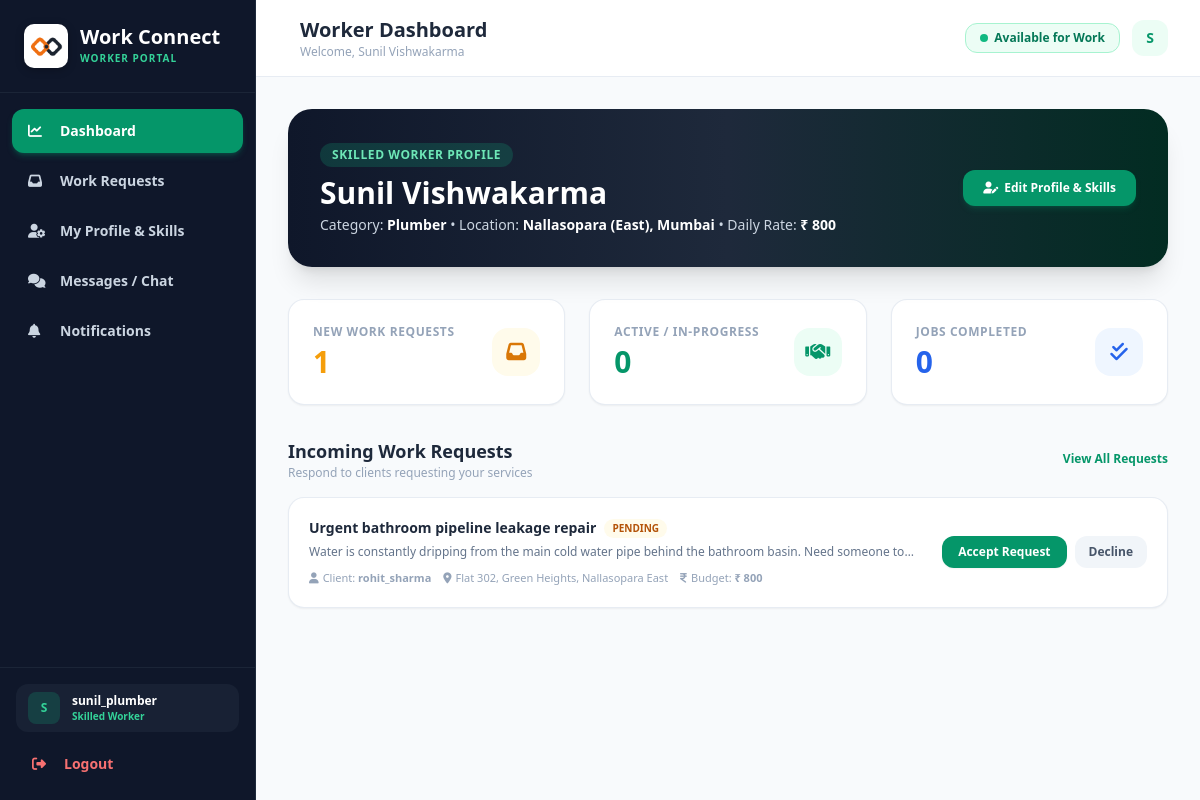
The page /worker/dashboard.php (signed in) on the database its author committed.
### tables this page shows
CREATE TABLE `worker_profiles` (
  `user_id` int(11) NOT NULL,
  `full_name` varchar(255) DEFAULT NULL,
  `category_id` int(11) DEFAULT NULL,
  `skills` text DEFAULT NULL,
  `experience_years` int(11) NOT NULL DEFAULT 1,
  `experience_details` text DEFAULT NULL,
  `location` varchar(255) DEFAULT NULL,
  `availability` enum('available','busy','unavailable') NOT NULL DEFAULT 'available',
  `daily_rate` varchar(100) DEFAULT NULL,
  `hourly_rate` varchar(100) DEFAULT NULL,
  `phone` varchar(30) DEFAULT NULL,
  `bio` text DEFAULT NULL,
  `rating` decimal(3,2) NOT NULL DEFAULT 5.00,
  `created_at` timestamp NOT NULL DEFAULT current_timestamp(),
  PRIMARY KEY (`user_id`),
  KEY `category_id` (`category_id`),
  CONSTRAINT `fk_worker_category` FOREIGN KEY (`category_id`) REFERENCES `categories` (`id`) ON DELETE SET NULL,
  CONSTRAINT `fk_worker_user` FOREIGN KEY (`user_id`) REFERENCES `users` (`id`) ON DELETE CASCADE
);

CREATE TABLE `categories` (
  `id` int(11) NOT NULL AUTO_INCREMENT,
  `name` varchar(100) NOT NULL,
  `icon` varchar(50) NOT NULL DEFAULT 'fa-tools',
  `description` text DEFAULT NULL,
  `created_at` timestamp NOT NULL DEFAULT current_timestamp(),
  PRIMARY KEY (`id`),
  UNIQUE KEY `name` (`name`)
);

CREATE TABLE `work_requests` (
  `id` int(11) NOT NULL AUTO_INCREMENT,
  `user_id` int(11) NOT NULL,
  `worker_id` int(11) NOT NULL,
  `category_id` int(11) DEFAULT NULL,
  `title` varchar(255) NOT NULL,
  `description` text NOT NULL,
  `location` varchar(255) NOT NULL,
  `work_date` date DEFAULT NULL,
  `budget` varchar(100) DEFAULT NULL,
  `status` enum('pending','accepted','rejected','completed') NOT NULL DEFAULT 'pending',
  `created_at` timestamp NOT NULL DEFAULT current_timestamp(),
  PRIMARY KEY (`id`),
  KEY `user_id` (`user_id`),
  KEY `worker_id` (`worker_id`),
  KEY `category_id` (`category_id`),
  CONSTRAINT `fk_req_category` FOREIGN KEY (`category_id`) REFERENCES `categories` (`id`) ON DELETE SET NULL,
  CONSTRAINT `fk_req_user` FOREIGN KEY (`user_id`) REFERENCES `users` (`id`) ON DELETE CASCADE,
  CONSTRAINT `fk_req_worker` FOREIGN KEY (`worker_id`) REFERENCES `users` (`id`) ON DELETE CASCADE
);

CREATE TABLE `users` (
  `id` int(11) NOT NULL AUTO_INCREMENT,
  `username` varchar(100) NOT NULL,
  `email` varchar(150) NOT NULL,
  `password` varchar(255) NOT NULL,
  `role_id` int(11) NOT NULL,
  `created_at` timestamp NOT NULL DEFAULT current_timestamp(),
  PRIMARY KEY (`id`),
  UNIQUE KEY `username` (`username`),
  UNIQUE KEY `email` (`email`),
  KEY `role_id` (`role_id`),
  CONSTRAINT `users_ibfk_1` FOREIGN KEY (`role_id`) REFERENCES `roles` (`id`)
);

### worker/dashboard.php (the view, shortened to what this page needs)
<?php
require_once '../includes/db_connect.php';
$worker_id = $_SESSION['user_id'];
$stmtProfile = $pdo->prepare("
    SELECT wp.*, c.name as category_name, c.icon as category_icon, u.username, u.email
    FROM users u
    LEFT JOIN worker_profiles wp ON u.id = wp.user_id
    LEFT JOIN categories c ON wp.category_id = c.id
    WHERE u.id = ?
");
$stmtProfile->execute([$worker_id]);
$profile = $stmtProfile->fetch();
$stmt_pending = $pdo->prepare("SELECT COUNT(*) FROM work_requests WHERE worker_id = ? AND status = 'pending'");
$stmt_pending->execute([$worker_id]);
$pending_count = $stmt_pending->fetchColumn();
$stmt_accepted = $pdo->prepare("SELECT COUNT(*) FROM work_requests WHERE worker_id = ? AND status = 'accepted'");
$stmt_accepted->execute([$worker_id]);
$accepted_count = $stmt_accepted->fetchColumn();
$stmt_completed = $pdo->prepare("SELECT COUNT(*) FROM work_requests WHERE worker_id = ? AND status = 'completed'");
$stmt_completed->execute([$worker_id]);
$completed_count = $stmt_completed->fetchColumn();
$stmtRecent = $pdo->prepare("
    SELECT wr.*, u.username as client_name, u.email as client_email
    FROM work_requests wr
    JOIN users u ON wr.user_id = u.id
    WHERE wr.worker_id = ?
    ORDER BY wr.created_at DESC LIMIT 5
");
$stmtRecent->execute([$worker_id]);
$recent_requests = $stmtRecent->fetchAll();
?>
<!DOCTYPE html>
<html lang="en">
<head>
    <script src="https://cdn.tailwindcss.com"></script>
    <link rel="stylesheet" href="https://cdnjs.cloudflare.com/ajax/libs/font-awesome/6.5.1/css/all.min.css">
</head>
<body class="bg-slate-50 font-sans">
<div class="flex h-screen overflow-hidden">
    <?php include '../includes/worker_sidebar.php'; ?>
    <div class="flex-1 flex flex-col overflow-y-auto">
        <header class="bg-white border-b border-slate-200/80 p-4 md:px-8 flex justify-between items-center sticky top-0 z-20">
            <div class="flex items-center space-x-3">
                <div>
                    <h2 class="text-lg md:text-xl font-bold text-slate-800">Worker Dashboard</h2>
                    <p class="text-xs text-slate-400">Welcome, <?php echo htmlspecialchars($profile['full_name'] ?: $_SESSION['username']); ?></p>
                </div>
            </div>
            <div class="flex items-center space-x-3">
                <form method="POST" class="inline">
                    <button type="submit" class="px-3.5 py-1.5 rounded-xl text-xs font-bold transition-all border flex items-center space-x-1.5
                        <?php echo ($profile['availability'] === 'available') ? 'bg-emerald-50 text-emerald-700 border-emerald-200 hover:bg-emerald-100' : 'bg-amber-50 text-amber-700 border-amber-200 hover:bg-amber-100'; ?>">
                        <span class="w-2 h-2 rounded-full <?php echo ($profile['availability'] === 'available') ? 'bg-emerald-500 animate-pulse' : 'bg-amber-500'; ?>"></span>
                        <span><?php echo ($profile['availability'] === 'available') ? 'Available for Work' : 'Currently Busy'; ?></span>
                    </button>
                </form>
                <div class="w-9 h-9 rounded-xl bg-emerald-50 text-emerald-600 font-bold flex items-center justify-center text-sm">
                    <?php echo strtoupper(substr($_SESSION['username'] ?? 'W', 0, 1)); ?>
                </div>
            </div>
        </header>
        <div class="p-4 md:p-8 space-y-8 max-w-7xl mx-auto w-full">
            <div class="bg-gradient-to-r from-slate-900 via-slate-800 to-emerald-950 rounded-3xl p-6 md:p-8 text-white shadow-xl relative overflow-hidden flex flex-col md:flex-row justify-between items-start md:items-center gap-6">
                <div class="relative z-10 max-w-xl">
                    <span class="inline-block px-3 py-1 bg-emerald-500/20 text-emerald-300 rounded-full text-xs font-bold uppercase tracking-wider mb-2">
                        Skilled Worker Profile
                    </span>
                    <h1 class="text-2xl md:text-3xl font-bold">
                        <?php echo htmlspecialchars($profile['full_name'] ?: $_SESSION['username']); ?>
                    </h1>
                    <p class="text-xs md:text-sm text-slate-300 mt-1">
                        Category: <strong class="text-white"><?php echo htmlspecialchars($profile['category_name'] ?: 'Not selected yet'); ?></strong> &bull;
                        Location: <strong class="text-white"><?php echo htmlspecialchars($profile['location'] ?: 'Not set'); ?></strong> &bull;
                        Daily Rate: <strong class="text-white">₹ <?php echo htmlspecialchars($profile['daily_rate'] ?: 'Negotiable'); ?></strong>
                    </p>
                </div>
                <div class="flex items-center space-x-3">
                    <a href="profile.php" class="bg-emerald-600 hover:bg-emerald-700 text-white px-5 py-2.5 rounded-xl text-xs font-bold transition-all shadow-md shadow-emerald-600/20 flex items-center space-x-1.5">
                        <i class="fas fa-user-edit"></i>
                        <span>Edit Profile & Skills</span>
                    </a>
                </div>
            </div>
            <div class="grid grid-cols-1 sm:grid-cols-3 gap-6">
                <div class="bg-white p-6 rounded-2xl border border-slate-200/80 shadow-sm flex items-center justify-between">
                    <div>
                        <p class="text-xs font-bold text-slate-400 uppercase tracking-wider">New Work Requests</p>
                        <p class="text-3xl font-extrabold text-amber-500 mt-1"><?php echo $pending_count; ?></p>
                    </div>
                    <div class="w-12 h-12 rounded-2xl bg-amber-50 text-amber-600 flex items-center justify-center text-xl">
                        <i class="fas fa-inbox"></i>
                    </div>
                </div>
                <div class="bg-white p-6 rounded-2xl border border-slate-200/80 shadow-sm flex items-center justify-between">
                    <div>
                        <p class="text-xs font-bold text-slate-400 uppercase tracking-wider">Active / In-Progress</p>
                        <p class="text-3xl font-extrabold text-emerald-600 mt-1"><?php echo $accepted_count; ?></p>
                    </div>
                    <div class="w-12 h-12 rounded-2xl bg-emerald-50 text-emerald-600 flex items-center justify-center text-xl">
                        <i class="fas fa-handshake"></i>
                    </div>
                </div>
                <div class="bg-white p-6 rounded-2xl border border-slate-200/80 shadow-sm flex items-center justify-between">
                    <div>
                        <p class="text-xs font-bold text-slate-400 uppercase tracking-wider">Jobs Completed</p>
                        <p class="text-3xl font-extrabold text-blue-600 mt-1"><?php echo $completed_count; ?></p>
                    </div>
                    <div class="w-12 h-12 rounded-2xl bg-blue-50 text-blue-600 flex items-center justify-center text-xl">
                        <i class="fas fa-check-double"></i>
                    </div>
                </div>
            </div>
            <div class="space-y-4">
                <div class="flex justify-between items-center">
                    <div>
                        <h3 class="text-lg font-bold text-slate-800">Incoming Work Requests</h3>
                        <p class="text-xs text-slate-400">Respond to clients requesting your services</p>
                    </div>
                    <a href="requests.php" class="text-xs font-bold text-emerald-600 hover:underline">View All Requests</a>
                </div>
                <div class="space-y-4">
                    <?php if (empty($recent_requests)): ?>
                        <div class="bg-white rounded-3xl border border-slate-200/80 p-12 text-center shadow-sm">
                            <div class="w-16 h-16 bg-slate-50 text-slate-400 rounded-full flex items-center justify-center text-2xl mx-auto mb-3">
                                <i class="fas fa-bell-slash"></i>
                            </div>
                            <h4 class="text-sm font-bold text-slate-800">No New Work Requests</h4>
                            <p class="text-xs text-slate-400 mt-1">Keep your profile updated with complete skills and location so users can find you.</p>
                        </div>
                    <?php else: ?>
                        <?php foreach ($recent_requests as $r): ?>
                            <div class="bg-white rounded-2xl border border-slate-200/80 p-5 shadow-sm hover:shadow-md transition-all flex flex-col md:flex-row md:items-center justify-between gap-4">
                                <div class="space-y-1.5 flex-1">
                                    <div class="flex items-center space-x-2">
                                        <h4 class="font-bold text-slate-800 text-sm"><?php echo htmlspecialchars($r['title']); ?></h4>
                                        <span class="px-2 py-0.5 rounded-full text-[10px] font-bold uppercase
                                            <?php
                                            if ($r['status'] === 'accepted') echo 'bg-emerald-50 text-emerald-700';
                                            elseif ($r['status'] === 'completed') echo 'bg-blue-50 text-blue-700';
                                            elseif ($r['status'] === 'rejected') echo 'bg-red-50 text-red-700';
                                            else echo 'bg-amber-50 text-amber-700';
                                            ?>">
                                            <?php echo htmlspecialchars($r['status']); ?>
                                        </span>
                                    </div>
                                    <p class="text-xs text-slate-500 line-clamp-1"><?php echo htmlspecialchars($r['description']); ?></p>
                                    <div class="flex flex-wrap items-center gap-3 text-[11px] text-slate-400 pt-1">
                                        <span><i class="fas fa-user mr-1 text-slate-400"></i>Client: <strong><?php echo htmlspecialchars($r['client_name']); ?></strong></span>
                                        <span><i class="fas fa-location-dot mr-1 text-slate-400"></i><?php echo htmlspecialchars($r['location']); ?></span>
                                        <?php if(!empty($r['budget'])): ?>
                                            <span><i class="fas fa-indian-rupee-sign mr-1 text-slate-400"></i>Budget: <strong>₹ <?php echo htmlspecialchars($r['budget']); ?></strong></span>
                                        <?php endif; ?>
                                    </div>
                                </div>
                                <div class="flex items-center space-x-2 shrink-0">
                                    <?php if ($r['status'] === 'pending'): ?>
                                        <button onclick="handleRequest(<?php echo $r['id']; ?>, 'accept', this)" class="bg-emerald-600 hover:bg-emerald-700 text-white px-4 py-2 rounded-xl text-xs font-bold transition-all shadow-sm">
                                            Accept Request
                                        </button>
                                        <button onclick="handleRequest(<?php echo $r['id']; ?>, 'reject', this)" class="bg-slate-100 hover:bg-slate-200 text-slate-600 px-3.5 py-2 rounded-xl text-xs font-bold transition-all">
                                            Decline
                                        </button>
                                    <?php endif; ?>
                                </div>
                            </div>
                        <?php endforeach; ?>
                    <?php endif; ?>
                </div>
            </div>
        </div>
    </div>
</div>
</body>
</html>

### worker/dashboard.php (style rules this page uses)
body { font-family: 'Outfit', sans-serif; }

### rows shown on the page
worker_profiles: full_name "Sunil Vishwakarma", category.name "Plumber", location "Nallasopara (East), Mumbai", daily_rate "800"
work_requests: title "Urgent bathroom pipeline leakage repair", status "PENDING", description "Water is constantly dripping from the main cold water pipe behind the bathroom basin. Need someone…", user.username "rohit_sharma", location "Flat 302, Green Heights, Nallasopara East", budget "800"

### other values the page prints
substr($_SESSION['username'] ?? 'W', 0, 1) "S"
$_SESSION['username'] "sunil_plumber"
$pending_count "1"
$accepted_count "0"
$completed_count "0"
